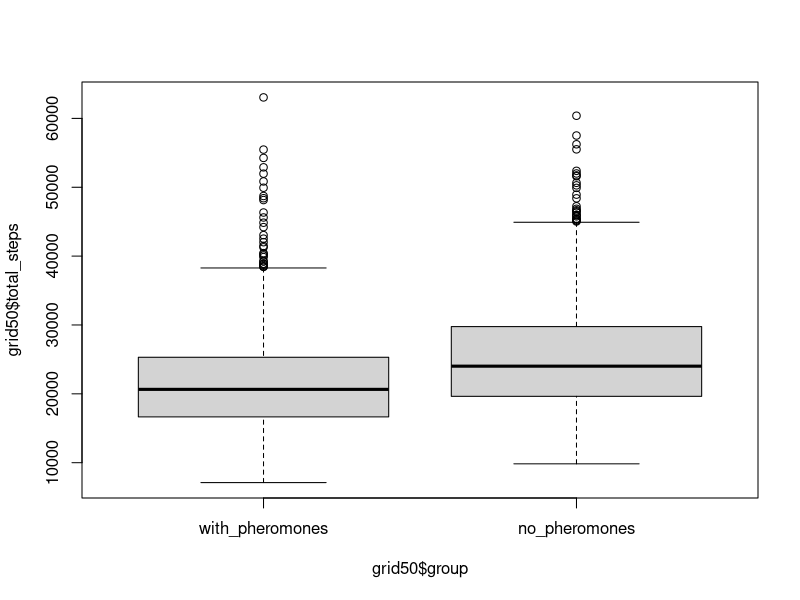

This chart was generated by the following R code: (Note: this script raises an error after producing the figure.)
#########################################################################
## Title: ANT FORAGING BEHAVIOUR - Statistics grid 50x50               ##
## Course: Project Computational Biology                               ##
#########################################################################

# -----------------------------
# 1. Load libraries
# -----------------------------

library(ggplot2)
library(dplyr)
library(car)       # For Levene's Test
library(ggsignif)  # For significance annotations
library(gridExtra) # For arranging multiple plots
library(grid)

# -----------------------------
# 2. Load and prepare data
# -----------------------------

# Load data from CSV files
grid50_with_pheromones <- read.csv("50x50_with_pheromones.csv")
grid50_no_pheromones <- read.csv("50x50_no_pheromones.csv")

# Assign group labels
grid50_with_pheromones$group <- "with_pheromones"
grid50_no_pheromones$group <- "no_pheromones"

# Combine the datasets into one data frame
grid50 <- rbind(grid50_with_pheromones, grid50_no_pheromones)

# View the first few rows to verify
head(grid50)
str(grid50)

# -----------------------------
# 3. Verify column names
# -----------------------------

print(colnames(grid50))
# Expected Output: "run", "total_steps", "group"

# -----------------------------
# 4. Convert 'group' to factor
# -----------------------------

grid50$group <- factor(grid50$group, levels = c("with_pheromones", "no_pheromones"))

# -----------------------------
# 5. Summary statistics 
# -----------------------------

summary_stats_grid50 <- grid50 %>%
  group_by(group) %>%
  summarise(
    count = n(),
    mean_total_steps = mean(total_steps, na.rm = TRUE),
    sd_total_steps = sd(total_steps, na.rm = TRUE),
    median_total_steps = median(total_steps, na.rm = TRUE),
    IQR_total_steps = IQR(total_steps, na.rm = TRUE),
    se_total_steps = sd(total_steps, na.rm = TRUE) / sqrt(count)  
  )

print(summary_stats_grid50)

boxplot(grid50$total_steps ~ grid50$group, outline = TRUE)

## Calculate effect size
# Perform Wilcoxon test and extract W statistic
wilcox_result <- wilcox.test(total_steps ~ group, data = grid50, exact = FALSE)
W <- wilcox_result$statistic

# Sample sizes
n1 <- summary_stats$count[summary_stats$group == "with_pheromones"]
n2 <- summary_stats$count[summary_stats$group == "no_pheromones"]

# Rank-biserial correlation
rank_biserial <- 1 - (2 * W) / (n1 * n2)
print(rank_biserial) # = 0.287756 --> small to moderate effect 

# Outliers in boxplots
# Large standard deviations indicate high variability in the data


# -----------------------------
# 6. Visual inspection of raw data
# -----------------------------

# Histogram and Density Plot
ggplot(grid50, aes(x = total_steps, fill = group)) +
  geom_histogram(alpha = 0.6, position = "identity", bins = 15) +
  geom_density(alpha = 0.2) +
  theme_minimal() +
  labs(title = "Total steps until food depletion in 50x50 arena",
       x = "Total steps",
       y = "Frequency") +
  scale_fill_manual(values = c("with_pheromones" = "#1f77b4", "no_pheromones" = "#ff7f0e")) +
  theme(legend.title = element_blank())

# -----------------------------
# 7. Statistical testing
# -----------------------------

# Shapiro-Wilk Test for normality
shapiro_with <- shapiro.test(grid50_with_pheromones$total_steps)
shapiro_without <- shapiro.test(grid50_no_pheromones$total_steps)

print(shapiro_with)       # p < 2.2e-16 --> significant deviation from normality
print(shapiro_without)    # p < 2.2e-16 --> significant deviation from normality

# Levene's Test for homogeneity of variances
levene_result <- leveneTest(total_steps ~ group, data = grid50)
print(levene_result)     # p = 0.01421 --> unequal variances

# Wilcoxon Rank-Sum Test (non-parametric)
wilcox_test_result <- wilcox.test(total_steps ~ group, data = grid50)
print(wilcox_test_result)   # p-value < 2.2e-16 --> significant difference between groups

# -----------------------------
# 8. Boxplot 
# -----------------------------

plot_summary_grid50 <- summary_stats_grid50
print(plot_summary_grid50)

boxplot_final_grid50 <- ggplot(grid50, aes(x = group, y = total_steps, fill = group)) +
  geom_boxplot(alpha = 0.6, outlier.shape = NA) +  # Boxplot without outliers
  geom_jitter(width = 0.2, alpha = 0.6, color = "black") +  # Jittered data points
  geom_errorbar(
    data = plot_summary_grid50, 
    aes(
      x = group, 
      ymin = mean_total_steps - se_total_steps, 
      ymax = mean_total_steps + se_total_steps
    ), 
    inherit.aes = FALSE,  # Ensure it doesn't inherit aesthetics from the global ggplot call
    width = 0.2, color = "black"
  ) +  # Error bars
  geom_point(
    data = plot_summary_grid50, 
    aes(x = group, y = mean_total_steps), 
    inherit.aes = FALSE,  # Prevent inherited aesthetics
    shape = 23, size = 3, fill = "white"
  ) +  # Mean points
  scale_x_discrete(labels = c(
    "with_pheromones" = "With pheromone trails",
    "no_pheromones" = "Without pheromone trails"
  )) +  # Rename x-axis categories
  scale_fill_manual(values = c(
    "with_pheromones" = "#1f77b4", 
    "no_pheromones" = "#ff7f0e"
  )) +  # Set custom colors
  theme_bw() +
  labs(y = "Total steps until food depletion") +
  theme(
    legend.position = "none",                      # Remove legend
    plot.title = element_blank(),                  # Remove title
    axis.title.x = element_blank(),                # Remove x-axis label
    axis.title.y = element_text(size = 14),        # Keep and enlarge y-axis label
    axis.text = element_text(size = 12),           # Enlarge axis tick values
    strip.text = element_text(size = 14, face = "bold")  # Enlarge facet condition labels
  )

print(boxplot_final_grid50)


# -----------------------------
# 9. Line plot
# -----------------------------

# Calculate common y-axis range
y_range <- range(grid50$total_steps, na.rm = TRUE)

# Create plot for "with_pheromones"
plot_with <- ggplot(subset(grid50, group == "with_pheromones"), aes(x = run, y = total_steps)) +
  geom_line(color = "#1f77b4", size = 1) +  # Blue line
  theme_minimal() +
  labs(title = "With Pheromones",
       x = "Run Number",
       y = "Total Steps") +
  theme(
    plot.title = element_text(hjust = 0.5, size = 14, face = "bold"),
    axis.title = element_text(size = 12)
  ) +
  ylim(y_range)+
  theme_bw()

# Create plot for "no_pheromones"
plot_without <- ggplot(subset(grid50, group == "no_pheromones"), aes(x = run, y = total_steps)) +
  geom_line(color = "#ff7f0e", size = 1) +  # Orange line
  theme_minimal() +
  labs(title = "Without Pheromones",
       x = "Run Number",
       y = "Total Steps") +
  theme(
    plot.title = element_text(hjust = 0.5, size = 14, face = "bold"),
    axis.title = element_text(size = 12)
  ) +
  ylim(y_range) +
  theme_bw()

# Arrange the two line plots side by side
grid.arrange(plot_with, plot_without, ncol = 2)

# ---------------------------------
# 9. Line plot for every 100 steps
# ---------------------------------

# Load the datasets
grid50_food_track_with <- read.csv('food_tracking_pheromones_50x50.csv')
grid50_food_track_no <- read.csv('food_tracking_no_pheromones_50x50.csv')

# Add a column to identify the condition (with or without pheromones)
grid50_food_track_with$condition <- "With pheromone trails"
grid50_food_track_no$condition <- "Without pheromone trails"

# Combine both datasets into one for faceting
grid50_food_track_all <- rbind(grid50_food_track_with, grid50_food_track_no)

# Determine the x-axis limits (based on the maximum number of steps in either dataset)
max_steps <- max(max(grid50_food_track_with$after_nr_steps), max(grid50_food_track_no$after_nr_steps))

# Create the plot
plot <- ggplot(grid50_food_track_all, aes(x = after_nr_steps, y = remaining_food, group = run)) +
  geom_line(aes(color = condition)) +  
  labs(
    x = "Number of steps taken by 10 ants",
    y = "Remaining food in arena (50x50)"
  ) +
  scale_x_continuous(limits = c(0, max_steps)) +  
  scale_color_manual(values = c(
    "With pheromone trails" = "#1f77b4",
    "Without pheromone trails" = "#ff7f0e"
  )) +  # Set the custom colors
  facet_wrap(~condition, scales = "free_y", ncol = 2, labeller = label_value) +
  theme_bw() +  # Use a basic theme
  theme(
    axis.title = element_text(size = 14),      # Larger, bold axis labels
    axis.text = element_text(size = 12),                     # Larger axis values
    strip.text = element_text(size = 14),      # Larger facet condition labels
    legend.position = "none"                                 # Remove legend
  )

print(plot)

